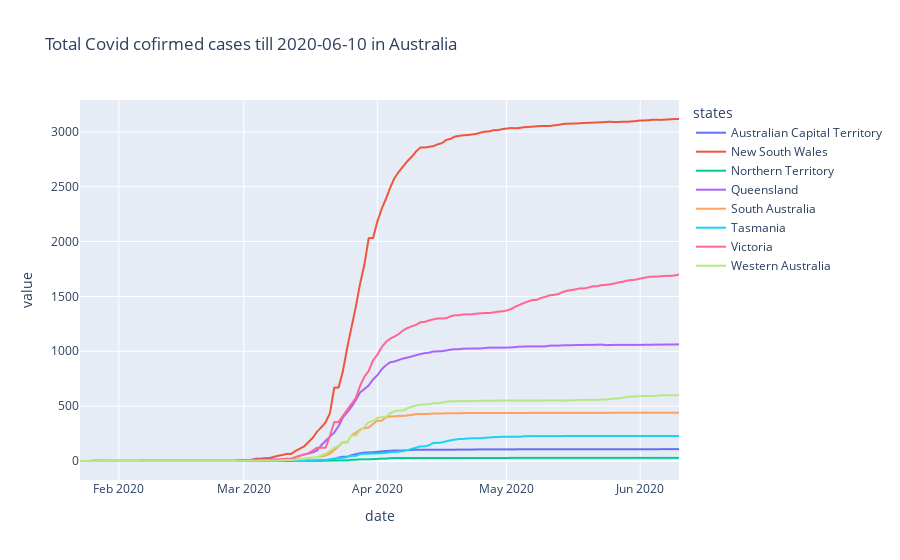

Source (notebook cell):
### Code cell
fig = px.line(total_confirmed_Aus, x='date', y='value', color='states', title='Total Covid cofirmed cases till 2020-06-10 in Australia')
fig.show()

### Figure 1 — Plotly figure (JSON) as saved in the notebook; plotly's stock layout.template omitted (floating-point values rounded to 4 significant figures; data arrays with more than 128 entries replaced by an {"elided": "..."} marker saying what was removed)
{"data": [{"hovertemplate": "states=Australian Capital Territory<br>date=%{x}<br>value=%{y}<extra></extra>", "legendgroup": "Australian Capital Territory", "line": {"color": "#636efa", "dash": "solid"}, "marker": {"symbol": "circle"}, "mode": "lines", "name": "Australian Capital Territory", "showlegend": true, "type": "scattergl", "x": {"elided": "140 str values"}, "xaxis": "x", "y": {"elided": "140 int values"}, "yaxis": "y"}, {"hovertemplate": "states=New South Wales<br>date=%{x}<br>value=%{y}<extra></extra>", "legendgroup": "New South Wales", "line": {"color": "#EF553B", "dash": "solid"}, "marker": {"symbol": "circle"}, "mode": "lines", "name": "New South Wales", "showlegend": true, "type": "scattergl", "x": {"elided": "140 str values"}, "xaxis": "x", "y": {"elided": "140 int values"}, "yaxis": "y"}, {"hovertemplate": "states=Northern Territory<br>date=%{x}<br>value=%{y}<extra></extra>", "legendgroup": "Northern Territory", "line": {"color": "#00cc96", "dash": "solid"}, "marker": {"symbol": "circle"}, "mode": "lines", "name": "Northern Territory", "showlegend": true, "type": "scattergl", "x": {"elided": "140 str values"}, "xaxis": "x", "y": {"elided": "140 int values"}, "yaxis": "y"}, {"hovertemplate": "states=Queensland<br>date=%{x}<br>value=%{y}<extra></extra>", "legendgroup": "Queensland", "line": {"color": "#ab63fa", "dash": "solid"}, "marker": {"symbol": "circle"}, "mode": "lines", "name": "Queensland", "showlegend": true, "type": "scattergl", "x": {"elided": "140 str values"}, "xaxis": "x", "y": {"elided": "140 int values"}, "yaxis": "y"}, {"hovertemplate": "states=South Australia<br>date=%{x}<br>value=%{y}<extra></extra>", "legendgroup": "South Australia", "line": {"color": "#FFA15A", "dash": "solid"}, "marker": {"symbol": "circle"}, "mode": "lines", "name": "South Australia", "showlegend": true, "type": "scattergl", "x": {"elided": "140 str values"}, "xaxis": "x", "y": {"elided": "140 int values"}, "yaxis": "y"}, {"hovertemplate": "states=Tasmania<br>date=%{x}<br>value=%{y}<extra></extra>", "legendgroup": "Tasmania", "line": {"color": "#19d3f3", "dash": "solid"}, "marker": {"symbol": "circle"}, "mode": "lines", "name": "Tasmania", "showlegend": true, "type": "scattergl", "x": {"elided": "140 str values"}, "xaxis": "x", "y": {"elided": "140 int values"}, "yaxis": "y"}, {"hovertemplate": "states=Victoria<br>date=%{x}<br>value=%{y}<extra></extra>", "legendgroup": "Victoria", "line": {"color": "#FF6692", "dash": "solid"}, "marker": {"symbol": "circle"}, "mode": "lines", "name": "Victoria", "showlegend": true, "type": "scattergl", "x": {"elided": "140 str values"}, "xaxis": "x", "y": {"elided": "140 int values"}, "yaxis": "y"}, {"hovertemplate": "states=Western Australia<br>date=%{x}<br>value=%{y}<extra></extra>", "legendgroup": "Western Australia", "line": {"color": "#B6E880", "dash": "solid"}, "marker": {"symbol": "circle"}, "mode": "lines", "name": "Western Australia", "showlegend": true, "type": "scattergl", "x": {"elided": "140 str values"}, "xaxis": "x", "y": {"elided": "140 int values"}, "yaxis": "y"}], "layout": {"legend": {"title": {"text": "states"}, "tracegroupgap": 0}, "title": {"text": "Total Covid cofirmed cases till 2020-06-10 in Australia"}, "xaxis": {"anchor": "y", "domain": [0, 1], "title": {"text": "date"}}, "yaxis": {"anchor": "x", "domain": [0, 1], "title": {"text": "value"}}}}
